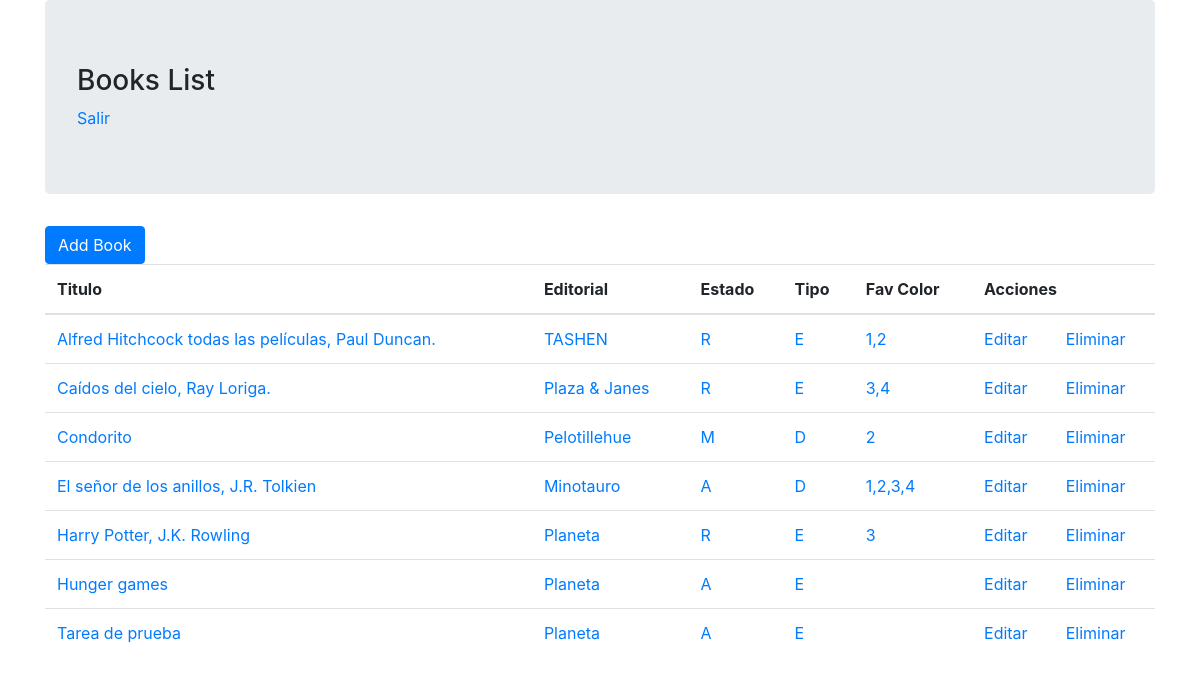
/books/ (signed in), run on the app's committed database.
### books/models.py (models this page shows, shortened)
class Book(models.Model):
    titulo= models.CharField(max_length=100)
    editorial= models.CharField(max_length=20)
    STATUS = (
        ('A', 'Activo'),
        ('M', 'Mantenimiento'),
        ('R', 'Reservado')
    )
    state = models.CharField(max_length=1, choices=STATUS, blank=True, default='A')
    TIPOS_BOOK = [
        ('E', 'Empastado'),
        ('D', 'Digital')
    ]
    type = models.CharField(max_length=1, choices=TIPOS_BOOK, blank=True, default='E')
    COLOR_FAVORITO = [
        (1, 'Azul'),
        (2, 'Negro'),
        (3, 'Blanco'),
        (4, 'Gris')
    ]
    preferencia = models.CharField(max_length=200, choices=COLOR_FAVORITO, blank=True, default='')
    owner = models.ForeignKey(User, on_delete=models.CASCADE, default=1)
    class Meta:
        ordering = ["titulo", "editorial", "state"]

### books/views.py (the view)
# urls.py: path('', views.books_list),
@login_required
def books_list(request):
    num_session = request.session.get('numero_visitas', 0)
    request.session['numero_visitas']= num_session + 1
    print('numero de visitas = ', num_session + 1)
    books = Book.objects.filter(owner= request.user)
    context = {'books': books} #datos de la base de datos
    return render(request, 'books_list.html', context)

### books/templates/books_list.html (shortened to what this page needs)
{% extends 'base.html' %}
{% block content %}
    <a href="new" class="btn btn-primary">Add Book</a>
    <table class="table">
        <thead>
            <tr>
                <th>Titulo</th>
                <th>Editorial</th>
                <th>Estado</th>
                <th>Tipo</th>
                <th>Fav Color</th>
                <th colspan="3" text-align="center">Acciones</th>
            </tr>
        </thead>
        <tbody>
            {% for book in books %}
                <tr>
                    <td><a href="{{book.id}}">{{book.titulo}}</a></td>
                    <td><a href="{{book.id}}">{{book.editorial}}</a></td>
                    <td><a href="{{book.id}}">{{book.state}}</a></td>
                    <td><a href="{{book.id}}">{{book.type}}</a></td>
                    <td><a href="{{book.id}}">{{book.preferencia}}</a></td>
                    <td><a href="/books/{{book.id}}/edit">Editar</a></td>
                    <td><a href="/books/{{book.id}}/delete">Eliminar</a></td>
                </tr>
            {% endfor %}
        </tbody>
    </table>
{% endblock %}

### books/templates/base.html (shortened to what this page needs)
{% load static %}
<!DOCTYPE html>
<html lang="en">
<head>
    <link rel="stylesheet" href="https://cdn.jsdelivr.net/npm/bootstrap@4.6.0/dist/css/bootstrap.min.css">
</head>
<body>
    <article class="container">
        <section class="jumbotron">
            <h3>Books List</h3>
            {% if user.is_authenticated %}
                <a href="{% url 'logout' %}">Salir</a>
            {% else %}
                <a href="{% url 'login' %}">Iniciar Sesion</a>
            {% endif %}
        </section>
        {% block content %}{% endblock %}
    </article>
    {% load sweetify %}
</body>
</html>

### data on the page
Book: titulo "Alfred Hitchcock todas las películas, Paul Duncan.", editorial "TASHEN", state "R", type "E", preferencia "1,2"
Book: titulo "Caídos del cielo, Ray Loriga.", editorial "Plaza & Janes", state "R", type "E", preferencia "3,4"
Book: titulo "Condorito", editorial "Pelotillehue", state "M", type "D", preferencia "2"
Book: titulo "El señor de los anillos, J.R. Tolkien", editorial "Minotauro", state "A", type "D", preferencia "1,2,3,4"
Book: titulo "Harry Potter, J.K. Rowling", editorial "Planeta", state "R", type "E", preferencia "3"
Book: titulo "Hunger games", editorial "Planeta", state "A", type "E"
Book: titulo "Tarea de prueba", editorial "Planeta", state "A", type "E"
